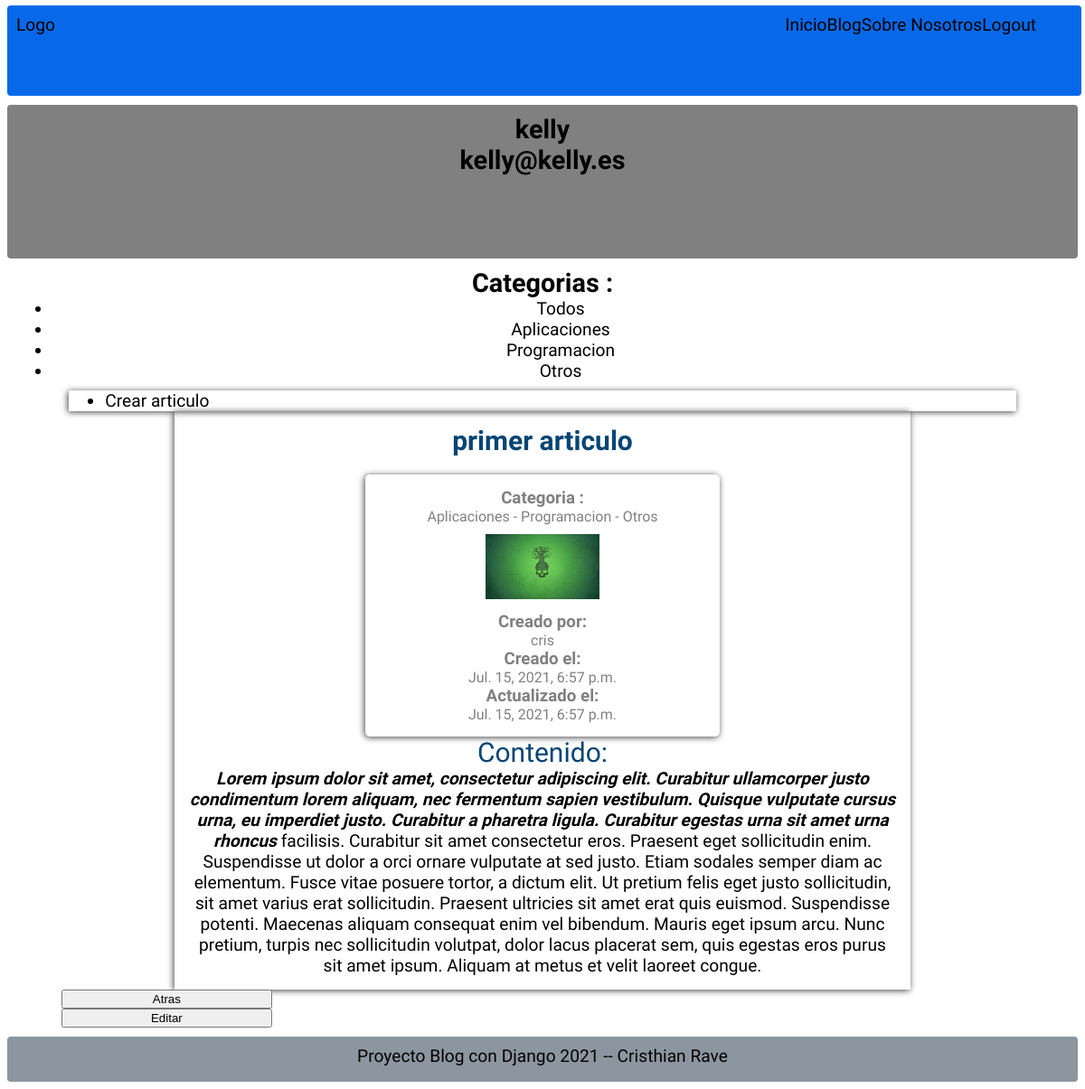
Page /blog/p1 (signed in) on the earlier database version.
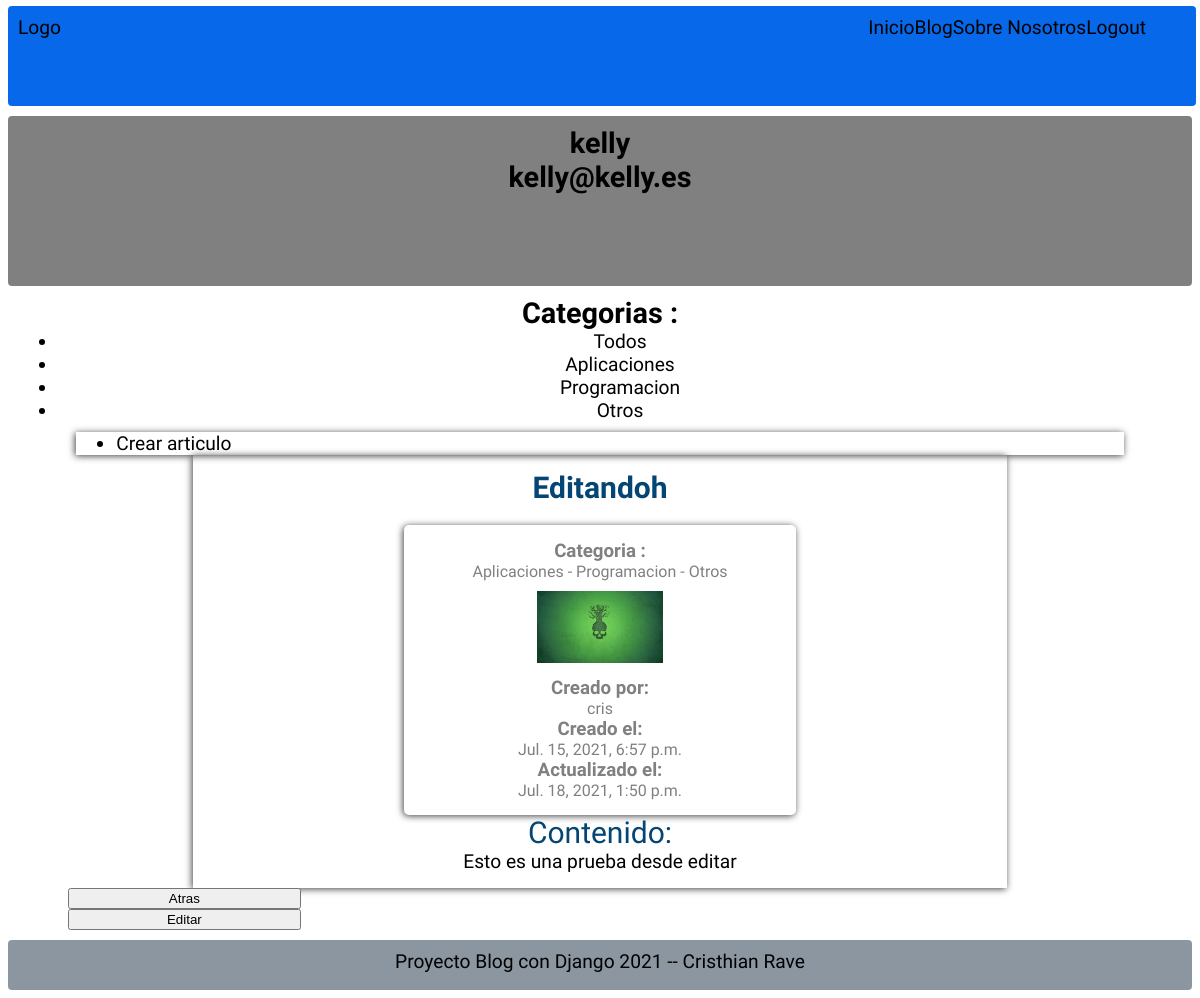
Same page on the later database version.
### Pages/models.py (models this page shows, shortened)
class Page(models.Model):
    title = models.CharField(max_length=50, verbose_name='Titulo')
    content = RichTextField(verbose_name='Contenido')
    image = models.ImageField(
        default='fondo.jpg', verbose_name='Imagen', upload_to="articles")
    slug = models.CharField(unique=True, max_length=150,
                            verbose_name='Url_Amigable')
    user = models.ForeignKey(User, verbose_name='Usuario',
                             editable=False, on_delete=models.CASCADE)
    categories = models.ManyToManyField(
        Category, verbose_name='Categorias', blank=True)  # Clave ajena de Category
    public = models.BooleanField(verbose_name='Publico')
    created_at = models.DateTimeField(
        auto_now_add=True, verbose_name='Creado el ')
    updated_at = models.DateTimeField(
        auto_now=True, verbose_name='Actualizado el ')
    class Meta:
        verbose_name = "Articulo"
        verbose_name_plural = "Articulos"
        ordering = ['-created_at']

### Pages/views.py (the view)
# urls.py: path('blog/<str:slug>', views.blog_p, name='Blog_p'),
@login_required(login_url='/login')
def blog_p(request, slug):
    blog_p = Page.objects.get(slug=slug)
    return render(request, 'posts/entrada_individual.html', {
        "blog": blog_p,
    })

### Pages/context_processors.py (called while the page is built)
def get_categories(request):
    categories_use = Page.objects.filter(
        public=True).values_list('categories', flat=True)
    categories = Category.objects.filter(id__in=categories_use).values_list(
        'id', 'name')
    return {
        'categories': categories,
        'ids': categories_use,
    }

### Pages/models.py (called while the page is built)
    def __str__(self):
        return self.name

### Pages/templates/posts/entrada_individual.html (shortened to what this page needs)
{% extends 'layouts/layout.html' %}
{% block content %}
{% include 'posts/for_categories.html' %}
<div Class="box-blog-individual">
    <div class="conten-box-article ">
        <h1 class="titles">{{blog.title}}</h1>
        <div class="date-individual">
            <h3>Categoria : </h3>
            {% for category in blog.categories.all %}
            {{category}}
            {% if forloop.counter < blog.categories.all|length %}
            {{'-'}}
            {% endif %}
            {% endfor %}
            {% if blog.image != 'null' and blog.image.url|length >= 1 %}
                <div>
                    <img class="image-individual" src="{{blog.image.url}}">
                </div>
            {% else %}
            <div class="div-image">
            </div>
            {% endif %}
                <h3>Creado por: </h3>{{blog.user}}
                <h3>Creado el: </h3>{{blog.created_at}}
                <h3>Actualizado el: </h3>{{blog.updated_at}}
        </div>
        <p class="titles">Contenido: </p>
        {{blog.content|safe}}
    </div>
</div>
<a href="{% url 'Blog' %}">
    <input type="button" class="bottom-form" value="Atras">
</a>
<a href="{% url 'Editar-articulo' slug=blog.slug %}">
    <input type="button" class="bottom-form" value="Editar">
</a>
{% endblock %}

Differences in the rows shown:
changed Page "cris": title "primer articulo" → "Editandoh"; updated_at "Jul. 15, 2021, 6:57 p.m." → "Jul. 18, 2021, 1:50 p.m."; content "Lorem ipsum dolor sit amet, consectetur adipiscing elit. Curabitur ullamcorper justo condimentum lorem aliquam, nec fermentum sapien vestibulum. Quisque vulputate cursus urna, eu imperdiet justo. Curabitur a pharetra ligula. Curabitur egestas urna sit amet urna rhoncus facilisis. Curabitur sit amet consectetur eros. Praesent eget sollicitudin enim. Suspendisse ut dolor a orci ornare vulputate at sed justo. Etiam sodales semper diam ac elementum. Fusce vitae posuere tortor, a dictum elit. Ut pretium felis eget justo sollicitudin, sit amet varius erat sollicitudin. Praesent ultricies sit amet erat quis euismod. Suspendisse potenti. Maecenas aliquam consequat enim vel bibendum. Mauris eget…" → "Esto es una prueba desde editar"
